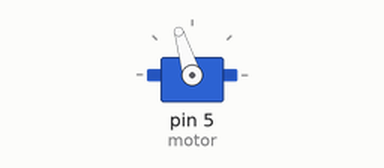
The sketch below on a simulated Arduino Uno, built with avr-gcc and run on an emulated ATmega328P. Parts: servo.

Above: at 0.2 s.
Timing chart, 0 to 1.7 s (numbered marks = the images above):
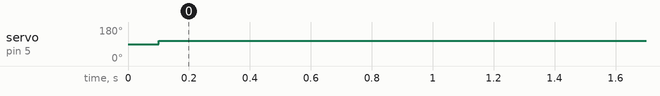

Measured:
- by itself, servo on pin 5 (motor): 90° → 107° at 0.10 s

The sketch:

RC_receiver.ino
```cpp
#include <Servo.h>
//#define trigger_IN 10
//#define wheel_IN 11
//#define trigger_OUT 5
//#define wheel_OUT 6

int trigger_value;
int wheel_value;
  Servo motor;

void setup() {
  //Serial.begin(9600); //begin serial connection
 // pinMode(trigger_IN, INPUT); //set pin 12 as input from receiver
  //pinMode(11, INPUT); //set pin 11 as input from receiver
  pinMode(5, OUTPUT); //set pin 5  as PWM outputs
  motor.attach(5);
  // pinMode(6, OUTPUT); //set pin 6 as PWM output
}

void loop() {


 // int trigger_value_HIGH = pulseIn(trigger_IN, HIGH, 25000);
  //int trigger_value_LOW = pulseIn(trigger_IN, LOW, 25000);
  //wheel_value = pulseIn(wheel_IN, HIGH, 25000);
  //Serial.println(trigger_value);
  delay(100);
  motor.writeMicroseconds(1650);

  //Serial.print("Channel 1: ");
 // Serial.println(trigger_value_LOW);
 // Serial.print('\n');

  //speedControlTrigger(trigger_value, trigger_OUT);
  //speedControl(wheel_value, wheel_OUT);
  //analogWrite(5, 125);
  //delay(2500);
  //analogWrite(5, 240);
 // delay(500);
 // analogWrite(5, 25);

// delay(200);

}


void speedControlWheel(int PWM, int pin) {
  //if ((PWM <= 1750) and (PWM >= 1100)) //if at resting value
  //  break;
  if (PWM < 1100)
    analogWrite(pin, 10);
  else if (PWM > 1850)
    analogWrite(pin, 200);
  return;
}

void speedControlTrigger(int PWM, int pin) {
  //if ((PWM <= 1750) and (PWM >= 1100)) //if at resting value
  //  break;
  if (PWM < 1100)
    analogWrite(pin, 10);
  else if (PWM > 1850)
    analogWrite(pin, 200);
  return;
}
```
